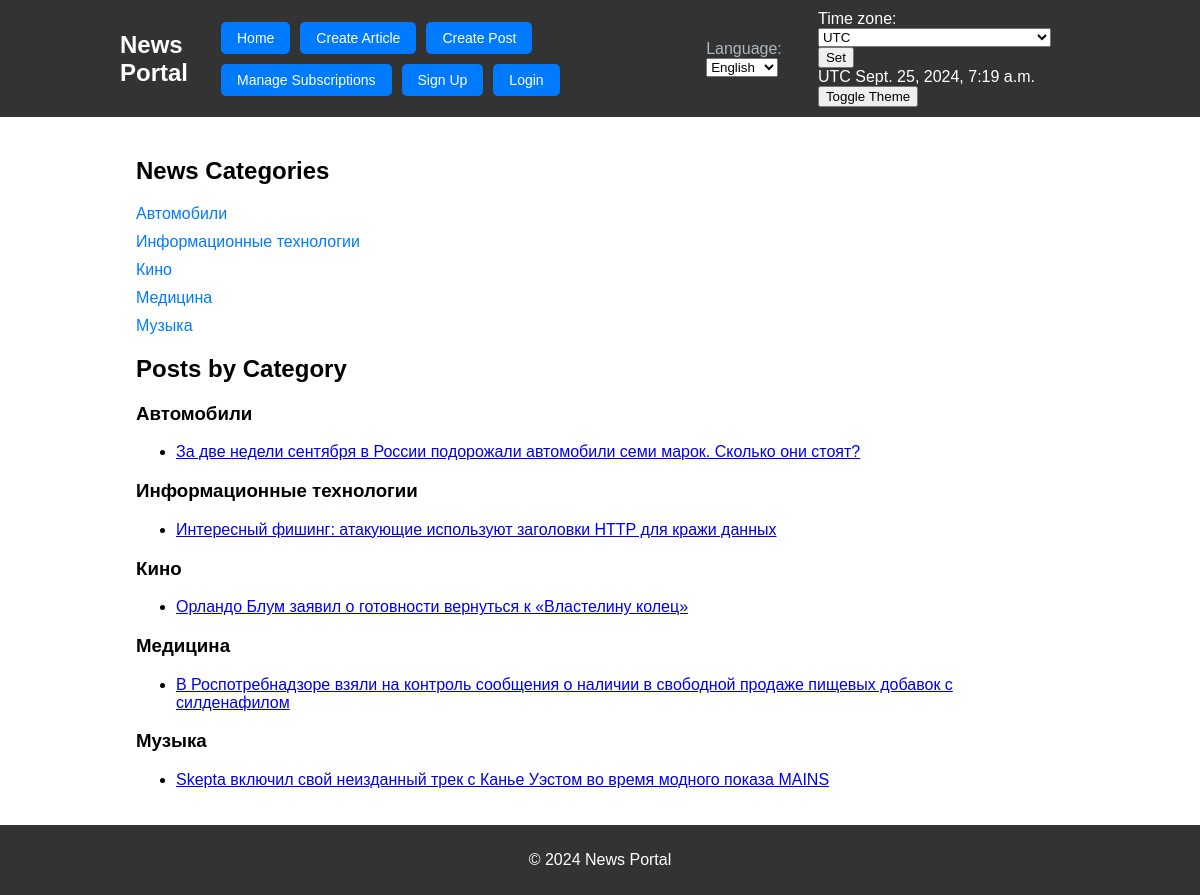
The page / on the database its author committed.
### news/models.py (models this page shows, shortened)
class Category(models.Model):
    name = models.CharField(max_length=255, unique=True)

class Post(models.Model):
    author = models.ForeignKey(Author, on_delete=models.CASCADE)
    NEWS = 'NW'
    ARTICLE = 'AR'
    CATEGORY_CHOICES = (
        (NEWS, 'Новость'),
        (ARTICLE, 'Статья'),
    )
    category_type = models.CharField(max_length=2, choices=CATEGORY_CHOICES, default=ARTICLE)
    date_creation = models.DateTimeField(auto_now_add=True)
    categories = models.ManyToManyField(Category, through='PostCategory', related_name='posts')
    title = models.CharField(max_length=128)
    text = models.TextField()
    rating = models.SmallIntegerField(default=0)

### news/views.py (the view)
# urls.py: path('', views.home, name='home'),
def home(request):
    categories = Category.objects.all()
    posts_by_category = {
        category: Post.objects.filter(categories=category).order_by('date_creation')
        for category in Category.objects.all()
    }
    if request.method == 'POST':
        request.session['django_timezone'] = request.POST['timezone']
        return redirect('/')
    return render(request, 'news/default.html', {
        'categories': categories,
        'posts_by_category': posts_by_category,
        'user': request.user,
        'current_time': timezone.localtime(timezone.now()),
        'timezones': pytz.common_timezones
    })

### news/templates/news/default.html (shortened to what this page needs)
<!DOCTYPE html>
<html lang="{{ LANGUAGE_CODE }}">
<head>
    <title>{% load i18n %} {% trans "News Portal" %}</title>
    {% load tz %}
    {% load static %}
    <link rel="stylesheet" href="{% static 'css/styles.css' %}">
</head>
<body>
<header>
    <div class="container">
        <h1>{% trans "News Portal" %}</h1>
        <nav>
            <a href="{% url 'news:home' %}" class="btn">{% trans "Home" %}</a>
            <a href="{% url 'news:create_article' %}" class="btn">{% trans "Create Article" %}</a>
            <a href="{% url 'news:create_post' %}" class="btn">{% trans "Create Post" %}</a>
            <a href="{% url 'news:subscriptions' %}" class="btn">{% trans "Manage Subscriptions" %}</a>
            {% if user.is_authenticated %}
            <a href="{% url 'account_logout' %}" class="btn">{% trans "Logout" %}</a>
            {% else %}
            <a href="{% url 'account_signup' %}" class="btn">{% trans "Sign Up" %}</a>
            <a href="{% url 'account_login' %}" class="btn">{% trans "Login" %}</a>
            {% endif %}
        </nav>
        <div class="language-switcher">
            <form action="{% url 'set_language' %}" method="POST">
                <label for="language">
                    <span style="color: #adb5bd;">{% trans 'Language' %}:</span>
                </label>
                <select name="language" id="language" onchange="this.form.submit();">
                    <option value="none" hidden="">{% trans 'English' %}</option>
                </select>
            </form>
        </div>
        <div class="timezone-selector">
            {% get_current_timezone as TIME_ZONE %}
            <form action="" method="POST">
                <label for="timezone">Time zone:</label>
                <select name="timezone">
                    {% for tz in timezones %}
                    <option value="{{ tz }}" {% if tz == TIME_ZONE %} selected{% endif %}>{{ tz }}</option>
                    {% endfor %}
                </select>
                <input type="submit" value="Set">
            </form>
            {{ TIME_ZONE }}
            {{ current_time|timezone:TIME_ZONE }}
            <div class="theme-toggle">
                <button id="theme-toggle">{% trans "Toggle Theme" %}</button>
            </div>
        </div>
</header>
<main>
    <div class="container">
        <section>
            <h2>{% trans "News Categories" %}</h2>
            <ul class="category-list">
                {% for category in categories %}
                <li><a href="{% url 'news:category_articles' category.id %}">{{ category.name }}</a></li>
                {% endfor %}
            </ul>
        </section>
        <section>
            <h2>{% trans "Posts by Category" %}</h2>
            {% for category, posts in posts_by_category.items %}
            <h3>{{ category.name }}</h3>
            <ul>
                {% for post in posts %}
                <li><a href="{% url 'news:news_detail' post.id %}">{{ post.title }}</a></li>
                {% empty %}
                <p>{% trans "No posts." %}</p>
                {% endfor %}
            </ul>
            {% endfor %}
        </section>
    </div>
</main>
<footer>
    <div class="container">
        <p>&copy; 2024 {% trans "News Portal" %}</p>
    </div>
</footer>
</body>
</html>

### static/css/styles.css (style rules this page uses)
body { font-family: Arial, sans-serif; margin: 0; padding: 0; background: #f4f4f4; }
header { background: #333; color: #fff; padding: 10px 0; }
header .container { width: 80%; margin: 0 auto; display: flex; justify-content: space-between; align-items: center; }
header h1 { margin: 0; font-size: 24px; }
nav { display: flex; flex-wrap: wrap; gap: 10px; }
nav .btn { color: #fff; background: #007bff; padding: 8px 16px; text-decoration: none; border-radius: 5px; font-size: 14px; transition: background 0.3s; }
main { padding: 20px; background: #fff; }
.container { width: 80%; margin: 0 auto; }
.category-list { list-style: none; padding: 0; }
.category-list li { margin: 10px 0; }
.category-list a { text-decoration: none; color: #007bff; transition: color 0.3s; }
footer { background: #333; color: #fff; text-align: center; padding: 10px 0; }

### rows shown on the page
Category: name "Автомобили"
Category: name "Информационные технологии"
Category: name "Кино"
Category: name "Медицина"
Category: name "Музыка"
Post: title "За две недели сентября в России подорожали автомобили семи марок. Сколько они стоят?"
Post: title "Интересный фишинг: атакующие используют заголовки HTTP для кражи данных"
Post: title "Орландо Блум заявил о готовности вернуться к «Властелину колец»"
Post: title "В Роспотребнадзоре взяли на контроль сообщения о наличии в свободной продаже пищевых добавок с силденафилом"
Post: title "Skepta включил свой неизданный трек с Канье Уэстом во время модного показа MAINS"

### other values the page prints
{{ TIME_ZONE }} "UTC"
{{ current_time|timezone:TIME_ZONE }} "Sept. 25, 2024, 7:19 a.m."
form field timezone "UTC"
